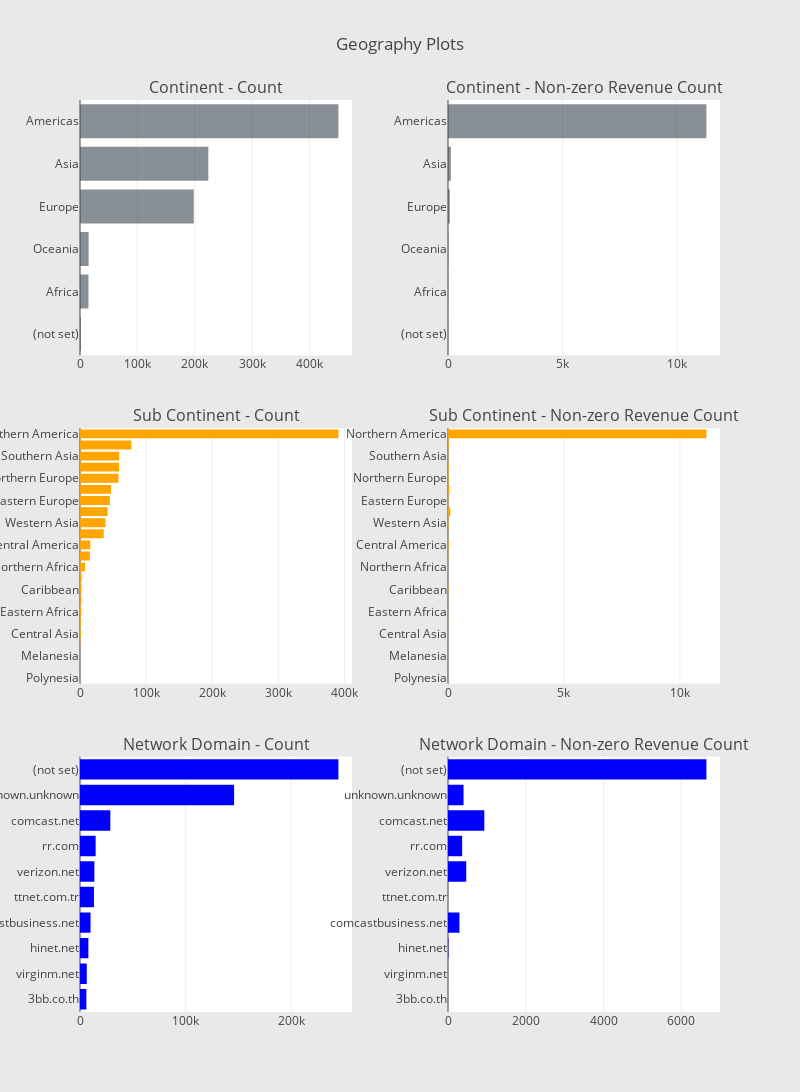

The notebook cell this image was saved under:
### Markdown cell above
In the test set, we have dates from 2 Aug, 2017 to 30 Apr, 2018. So there are no common dates between train and test set. So it might be a good idea to do time based validation for this dataset.

**Geographic Information:**

### Code cell
# Continent
cnt_srs = train_df.groupby('geoNetwork.continent')['totals.transactionRevenue'].agg(['size', 'count'])
cnt_srs.columns = ["count", "count of non-zero revenue"]
cnt_srs = cnt_srs.sort_values(by="count", ascending=False)
trace1 = horizontal_bar_chart(cnt_srs["count"].head(10), 'rgba(58, 71, 80, 0.6)')
trace2 = horizontal_bar_chart(cnt_srs["count of non-zero revenue"].head(10), 'rgba(58, 71, 80, 0.6)')

# Sub-continent
cnt_srs = train_df.groupby('geoNetwork.subContinent')['totals.transactionRevenue'].agg(['size', 'count'])
cnt_srs.columns = ["count", "count of non-zero revenue"]
cnt_srs = cnt_srs.sort_values(by="count", ascending=False)
trace3 = horizontal_bar_chart(cnt_srs["count"], 'orange')
trace4 = horizontal_bar_chart(cnt_srs["count of non-zero revenue"], 'orange')

# Network domain
cnt_srs = train_df.groupby('geoNetwork.networkDomain')['totals.transactionRevenue'].agg(['size', 'count'])
cnt_srs.columns = ["count", "count of non-zero revenue"]
cnt_srs = cnt_srs.sort_values(by="count", ascending=False)
trace5 = horizontal_bar_chart(cnt_srs["count"].head(10), 'blue')
trace6 = horizontal_bar_chart(cnt_srs["count of non-zero revenue"].head(10), 'blue')

# Creating two subplots
fig = tools.make_subplots(rows=3, cols=2, vertical_spacing=0.08, horizontal_spacing=0.15, 
                          subplot_titles=["Continent - Count", "Continent - Non-zero Revenue Count",
                                          "Sub Continent - Count",  "Sub Continent - Non-zero Revenue Count",
                                          "Network Domain - Count", "Network Domain - Non-zero Revenue Count"])

fig.append_trace(trace1, 1, 1)
fig.append_trace(trace2, 1, 2)
fig.append_trace(trace3, 2, 1)
fig.append_trace(trace4, 2, 2)
fig.append_trace(trace5, 3, 1)
fig.append_trace(trace6, 3, 2)

fig['layout'].update(height=1200, width=800, paper_bgcolor='rgb(233,233,233)', title="Geography Plots")
py.iplot(fig, filename='geo-plots')

### Figure 1 — Plotly figure (JSON) as saved in the notebook; plotly's stock layout.template omitted (floating-point values rounded to 4 significant figures)
{"data": [{"marker": {"color": "rgba(58, 71, 80, 0.6)"}, "orientation": "h", "showlegend": false, "type": "bar", "uid": "e984ef3e-caf4-11e8-8bff-acde48001122", "x": [1468, 14745, 15054, 198311, 223698, 450377], "xaxis": "x", "y": ["(not set)", "Africa", "Oceania", "Europe", "Asia", "Americas"], "yaxis": "y"}, {"marker": {"color": "rgba(58, 71, 80, 0.6)"}, "orientation": "h", "showlegend": false, "type": "bar", "uid": "e9855fc8-caf4-11e8-9fd5-acde48001122", "x": [6, 8, 14, 79, 125, 11283], "xaxis": "x2", "y": ["(not set)", "Africa", "Oceania", "Europe", "Asia", "Americas"], "yaxis": "y2"}, {"marker": {"color": "orange"}, "orientation": "h", "showlegend": false, "type": "bar", "uid": "e985cc1a-caf4-11e8-ba53-acde48001122", "x": [25, 55, 81, 393, 1215, 1468, 1927, 2169, 2406, 2573, 7683, 14893, 15583, 35780, 38443, 41731, 45249, 46919, 58168, 59114, 59321, 77800, 390657], "xaxis": "x3", "y": ["Polynesia", "Micronesian Region", "Melanesia", "Middle Africa", "Central Asia", "(not set)", "Eastern Africa", "Southern Africa", "Caribbean", "Western Africa", "Northern Africa", "Australasia", "Central America", "Southern Europe", "Western Asia", "South America", "Eastern Europe", "Eastern Asia", "Northern Europe", "Western Europe", "Southern Asia", "Southeast Asia", "Northern America"], "yaxis": "y3"}, {"marker": {"color": "orange"}, "orientation": "h", "showlegend": false, "type": "bar", "uid": "e986398c-caf4-11e8-84dd-acde48001122", "x": [0, 0, 0, 0, 2, 6, 3, 2, 16, 2, 1, 14, 26, 8, 21, 98, 14, 59, 27, 30, 11, 32, 11143], "xaxis": "x4", "y": ["Polynesia", "Micronesian Region", "Melanesia", "Middle Africa", "Central Asia", "(not set)", "Eastern Africa", "Southern Africa", "Caribbean", "Western Africa", "Northern Africa", "Australasia", "Central America", "Southern Europe", "Western Asia", "South America", "Eastern Europe", "Eastern Asia", "Northern Europe", "Western Europe", "Southern Asia", "Southeast Asia", "Northern America"], "yaxis": "y4"}, {"marker": {"color": "blue"}, "orientation": "h", "showlegend": false, "type": "bar", "uid": "e986a590-caf4-11e8-9146-acde48001122", "x": [6046, 6414, 7919, 9985, 13228, 13637, 14827, 28743, 146034, 244881], "xaxis": "x5", "y": ["3bb.co.th", "virginm.net", "hinet.net", "comcastbusiness.net", "ttnet.com.tr", "verizon.net", "rr.com", "comcast.net", "unknown.unknown", "(not set)"], "yaxis": "y5"}, {"marker": {"color": "blue"}, "orientation": "h", "showlegend": false, "type": "bar", "uid": "e9871250-caf4-11e8-8e3b-acde48001122", "x": [1, 1, 11, 294, 1, 469, 364, 934, 400, 6645], "xaxis": "x6", "y": ["3bb.co.th", "virginm.net", "hinet.net", "comcastbusiness.net", "ttnet.com.tr", "verizon.net", "rr.com", "comcast.net", "unknown.unknown", "(not set)"], "yaxis": "y6"}], "layout": {"annotations": [{"font": {"size": 16}, "showarrow": false, "text": "Continent - Count", "x": 0.2125, "xanchor": "center", "xref": "paper", "y": 1, "yanchor": "bottom", "yref": "paper"}, {"font": {"size": 16}, "showarrow": false, "text": "Continent - Non-zero Revenue Count", "x": 0.7875, "xanchor": "center", "xref": "paper", "y": 1, "yanchor": "bottom", "yref": "paper"}, {"font": {"size": 16}, "showarrow": false, "text": "Sub Continent - Count", "x": 0.2125, "xanchor": "center", "xref": "paper", "y": 0.64, "yanchor": "bottom", "yref": "paper"}, {"font": {"size": 16}, "showarrow": false, "text": "Sub Continent - Non-zero Revenue Count", "x": 0.7875, "xanchor": "center", "xref": "paper", "y": 0.64, "yanchor": "bottom", "yref": "paper"}, {"font": {"size": 16}, "showarrow": false, "text": "Network Domain - Count", "x": 0.2125, "xanchor": "center", "xref": "paper", "y": 0.28, "yanchor": "bottom", "yref": "paper"}, {"font": {"size": 16}, "showarrow": false, "text": "Network Domain - Non-zero Revenue Count", "x": 0.7875, "xanchor": "center", "xref": "paper", "y": 0.28, "yanchor": "bottom", "yref": "paper"}], "height": 1200, "paper_bgcolor": "rgb(233,233,233)", "title": "Geography Plots", "width": 800, "xaxis": {"anchor": "y", "domain": [0, 0.425]}, "xaxis2": {"anchor": "y2", "domain": [0.575, 1]}, "xaxis3": {"anchor": "y3", "domain": [0, 0.425]}, "xaxis4": {"anchor": "y4", "domain": [0.575, 1]}, "xaxis5": {"anchor": "y5", "domain": [0, 0.425]}, "xaxis6": {"anchor": "y6", "domain": [0.575, 1]}, "yaxis": {"anchor": "x", "domain": [0.72, 1]}, "yaxis2": {"anchor": "x2", "domain": [0.72, 1]}, "yaxis3": {"anchor": "x3", "domain": [0.36, 0.64]}, "yaxis4": {"anchor": "x4", "domain": [0.36, 0.64]}, "yaxis5": {"anchor": "x5", "domain": [0, 0.28]}, "yaxis6": {"anchor": "x6", "domain": [0, 0.28]}}}
